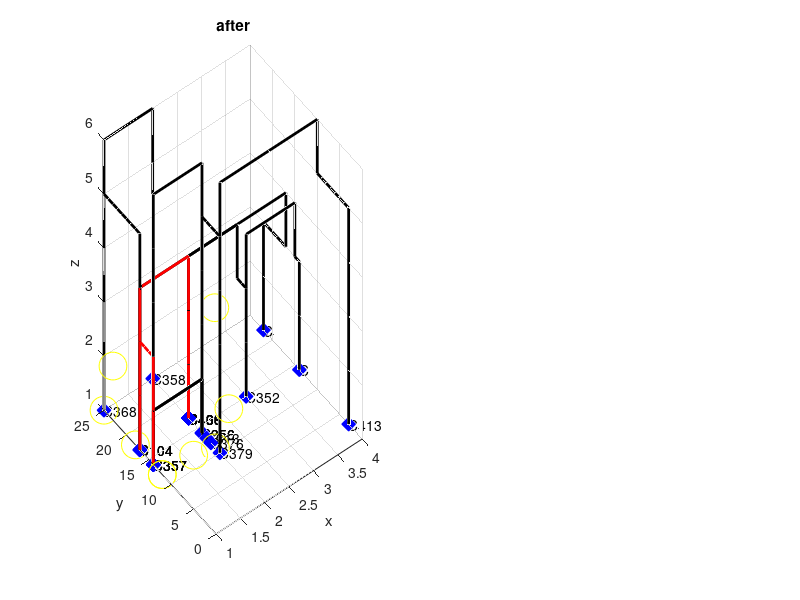

MATLAB code for this plot:
subplot(1,2,1);
z = 1:1:2;
for i = 1:2
x(1,i)=1;
end
for i = 1:2
y(1,i)=14;
end
plot3(x,y,z,'k','LineWidth',2);
x=[];
y=[];
z=[];
hold on;
x = 1:1:2;
for i = 1:2
y(1,i)=14;
end
for i = 1:2
z(1,i)=2;
end
plot3(x,y,z,'k','LineWidth',2);
x=[];
y=[];
z=[];
hold on;
z = 1:1:2;
for i = 1:2
x(1,i)=2;
end
for i = 1:2
y(1,i)=14;
end
plot3(x,y,z,'k','LineWidth',2);
x=[];
y=[];
z=[];
hold on;
y = 13:1:14;
for i = 1:2
x(1,i)=2;
end
for i = 1:2
z(1,i)=1;
end
plot3(x,y,z,'k','LineWidth',2);
x=[];
y=[];
z=[];
hold on;
plot3(2,13,1,'bd','MarkerSize',10,'MarkerFaceColor','b');
text(2,13,1,'C313');
plot3(1,14,1,'bd','MarkerSize',10,'MarkerFaceColor','b');
text(1,14,1,'C357');
plot3(2,14,1,'bd','MarkerSize',10,'MarkerFaceColor','b');
text(2,14,1,'C356');
grid on;
xlabel('x');
ylabel('y');
zlabel('z');
title('before')  ;

subplot(1,2,1);
z = 1:1:2;
for i = 1:2
x(1,i)=1;
end
for i = 1:2
y(1,i)=14;
end
plot3(x,y,z,'k','LineWidth',2);
x=[];
y=[];
z=[];
hold on;
x = 1:1:2;
for i = 1:2
y(1,i)=14;
end
for i = 1:2
z(1,i)=2;
end
plot3(x,y,z,'k','LineWidth',2);
x=[];
y=[];
z=[];
hold on;
z = 1:1:2;
for i = 1:2
x(1,i)=2;
end
for i = 1:2
y(1,i)=14;
end
plot3(x,y,z,'k','LineWidth',2);
x=[];
y=[];
z=[];
hold on;
y = 12:1:14;
for i = 1:3
x(1,i)=2;
end
for i = 1:3
z(1,i)=1;
end
plot3(x,y,z,'k','LineWidth',2);
x=[];
y=[];
z=[];
hold on;
plot3(2,12,1,'bd','MarkerSize',10,'MarkerFaceColor','b');
text(2,12,1,'C376');
plot3(1,14,1,'bd','MarkerSize',10,'MarkerFaceColor','b');
text(1,14,1,'C357');
plot3(2,14,1,'bd','MarkerSize',10,'MarkerFaceColor','b');
text(2,14,1,'C356');
plot3(1,12,1,'yo','MarkerSize',20);
grid on;
xlabel('x');
ylabel('y');
zlabel('z');
title('after')  ;

subplot(1,2,1);
z = 1:1:5;
for i = 1:5
x(1,i)=4;
end
for i = 1:5
y(1,i)=3;
end
plot3(x,y,z,'k','LineWidth',2);
x=[];
y=[];
z=[];
hold on;
z = 1:1:5;
for i = 1:5
x(1,i)=2;
end
for i = 1:5
y(1,i)=10;
end
plot3(x,y,z,'k','LineWidth',2);
x=[];
y=[];
z=[];
hold on;
z = 1:1:5;
for i = 1:5
x(1,i)=1;
end
for i = 1:5
y(1,i)=14;
end
plot3(x,y,z,'k','LineWidth',2);
x=[];
y=[];
z=[];
hold on;
z = 1:1:5;
for i = 1:5
x(1,i)=2;
end
for i = 1:5
y(1,i)=14;
end
plot3(x,y,z,'k','LineWidth',2);
x=[];
y=[];
z=[];
hold on;
z = 5:1:6;
for i = 1:2
x(1,i)=1;
end
for i = 1:2
y(1,i)=14;
end
plot3(x,y,z,'k','LineWidth',2);
x=[];
y=[];
z=[];
hold on;
x = 1:1:2;
for i = 1:2
y(1,i)=14;
end
for i = 1:2
z(1,i)=6;
end
plot3(x,y,z,'k','LineWidth',2);
x=[];
y=[];
z=[];
hold on;
z = 5:1:6;
for i = 1:2
x(1,i)=2;
end
for i = 1:2
y(1,i)=14;
end
plot3(x,y,z,'k','LineWidth',2);
x=[];
y=[];
z=[];
hold on;
y = 10:1:14;
for i = 1:5
x(1,i)=2;
end
for i = 1:5
z(1,i)=5;
end
plot3(x,y,z,'k','LineWidth',2);
x=[];
y=[];
z=[];
hold on;
z = 5:1:6;
for i = 1:2
x(1,i)=2;
end
for i = 1:2
y(1,i)=10;
end
plot3(x,y,z,'k','LineWidth',2);
x=[];
y=[];
z=[];
hold on;
x = 2:1:4;
for i = 1:3
y(1,i)=10;
end
for i = 1:3
z(1,i)=6;
end
plot3(x,y,z,'k','LineWidth',2);
x=[];
y=[];
z=[];
hold on;
z = 5:1:6;
for i = 1:2
x(1,i)=4;
end
for i = 1:2
y(1,i)=10;
end
plot3(x,y,z,'k','LineWidth',2);
x=[];
y=[];
z=[];
hold on;
y = 3:1:10;
for i = 1:8
x(1,i)=4;
end
for i = 1:8
z(1,i)=5;
end
plot3(x,y,z,'k','LineWidth',2);
x=[];
y=[];
z=[];
hold on;
plot3(4,3,1,'bd','MarkerSize',10,'MarkerFaceColor','b');
text(4,3,1,'C413');
plot3(2,10,1,'bd','MarkerSize',10,'MarkerFaceColor','b');
text(2,10,1,'C379');
plot3(1,14,1,'bd','MarkerSize',10,'MarkerFaceColor','b');
text(1,14,1,'C357');
plot3(2,14,1,'bd','MarkerSize',10,'MarkerFaceColor','b');
text(2,14,1,'C356');
plot3(1,5,2,'yo','MarkerSize',20);
plot3(1,12,1,'yo','MarkerSize',20);
plot3(2,8,2,'yo','MarkerSize',20);
plot3(2,11,1,'yo','MarkerSize',20);
grid on;
xlabel('x');
ylabel('y');
zlabel('z');
title('after')  ;

subplot(1,2,1);
hold on;
plot3(2,17,1,'bd','MarkerSize',10,'MarkerFaceColor','b');
text(2,17,1,'C439');
plot3(2,17,1,'bd','MarkerSize',10,'MarkerFaceColor','b');
text(2,17,1,'C438');
grid on;
xlabel('x');
ylabel('y');
zlabel('z');
title('after')  ;

subplot(1,2,1);
z = 1:1:3;
for i = 1:3
x(1,i)=4;
end
for i = 1:3
y(1,i)=14;
end
plot3(x,y,z,'k','LineWidth',2);
x=[];
y=[];
z=[];
hold on;
z = 1:1:3;
for i = 1:3
x(1,i)=2;
end
for i = 1:3
y(1,i)=17;
end
plot3(x,y,z,'k','LineWidth',2);
x=[];
y=[];
z=[];
hold on;
z = 1:1:3;
for i = 1:3
x(1,i)=2;
end
for i = 1:3
y(1,i)=17;
end
plot3(x,y,z,'k','LineWidth',2);
x=[];
y=[];
z=[];
hold on;
z = 1:1:3;
for i = 1:3
x(1,i)=3;
end
for i = 1:3
y(1,i)=15;
end
plot3(x,y,z,'k','LineWidth',2);
x=[];
y=[];
z=[];
hold on;
z = 1:1:3;
for i = 1:3
x(1,i)=1;
end
for i = 1:3
y(1,i)=17;
end
plot3(x,y,z,'k','LineWidth',2);
x=[];
y=[];
z=[];
hold on;
z = 3:1:4;
for i = 1:2
x(1,i)=1;
end
for i = 1:2
y(1,i)=17;
end
plot3(x,y,z,'k','LineWidth',2);
x=[];
y=[];
z=[];
hold on;
x = 1:1:2;
for i = 1:2
y(1,i)=17;
end
for i = 1:2
z(1,i)=4;
end
plot3(x,y,z,'k','LineWidth',2);
x=[];
y=[];
z=[];
hold on;
z = 3:1:4;
for i = 1:2
x(1,i)=2;
end
for i = 1:2
y(1,i)=17;
end
plot3(x,y,z,'k','LineWidth',2);
x=[];
y=[];
z=[];
hold on;
z = 3:1:4;
for i = 1:2
x(1,i)=2;
end
for i = 1:2
y(1,i)=17;
end
plot3(x,y,z,'k','LineWidth',2);
x=[];
y=[];
z=[];
hold on;
x = 2:1:3;
for i = 1:2
y(1,i)=17;
end
for i = 1:2
z(1,i)=4;
end
plot3(x,y,z,'k','LineWidth',2);
x=[];
y=[];
z=[];
hold on;
z = 3:1:4;
for i = 1:2
x(1,i)=3;
end
for i = 1:2
y(1,i)=17;
end
plot3(x,y,z,'k','LineWidth',2);
x=[];
y=[];
z=[];
hold on;
y = 15:1:17;
for i = 1:3
x(1,i)=3;
end
for i = 1:3
z(1,i)=3;
end
plot3(x,y,z,'k','LineWidth',2);
x=[];
y=[];
z=[];
hold on;
z = 3:1:4;
for i = 1:2
x(1,i)=3;
end
for i = 1:2
y(1,i)=15;
end
plot3(x,y,z,'k','LineWidth',2);
x=[];
y=[];
z=[];
hold on;
x = 3:1:4;
for i = 1:2
y(1,i)=15;
end
for i = 1:2
z(1,i)=4;
end
plot3(x,y,z,'k','LineWidth',2);
x=[];
y=[];
z=[];
hold on;
z = 3:1:4;
for i = 1:2
x(1,i)=4;
end
for i = 1:2
y(1,i)=15;
end
plot3(x,y,z,'k','LineWidth',2);
x=[];
y=[];
z=[];
hold on;
y = 14:1:15;
for i = 1:2
x(1,i)=4;
end
for i = 1:2
z(1,i)=3;
end
plot3(x,y,z,'k','LineWidth',2);
x=[];
y=[];
z=[];
hold on;
plot3(4,14,1,'bd','MarkerSize',10,'MarkerFaceColor','b');
text(4,14,1,'C180');
plot3(2,17,1,'bd','MarkerSize',10,'MarkerFaceColor','b');
text(2,17,1,'C438');
plot3(2,17,1,'bd','MarkerSize',10,'MarkerFaceColor','b');
text(2,17,1,'C406');
plot3(3,15,1,'bd','MarkerSize',10,'MarkerFaceColor','b');
text(3,15,1,'C352');
plot3(1,17,1,'bd','MarkerSize',10,'MarkerFaceColor','b');
text(1,17,1,'C104');
grid on;
xlabel('x');
ylabel('y');
zlabel('z');
title('after')  ;

subplot(1,2,1);
z = 1:1:3;
for i = 1:3
x(1,i)=2;
end
for i = 1:3
y(1,i)=17;
end
plot3(x,y,z,'k','LineWidth',2);
x=[];
y=[];
z=[];
hold on;
z = 1:1:3;
for i = 1:3
x(1,i)=4;
end
for i = 1:3
y(1,i)=22;
end
plot3(x,y,z,'k','LineWidth',2);
x=[];
y=[];
z=[];
hold on;
z = 3:1:4;
for i = 1:2
x(1,i)=2;
end
for i = 1:2
y(1,i)=17;
end
plot3(x,y,z,'k','LineWidth',2);
x=[];
y=[];
z=[];
hold on;
x = 2:1:4;
for i = 1:3
y(1,i)=17;
end
for i = 1:3
z(1,i)=4;
end
plot3(x,y,z,'k','LineWidth',2);
x=[];
y=[];
z=[];
hold on;
z = 3:1:4;
for i = 1:2
x(1,i)=4;
end
for i = 1:2
y(1,i)=17;
end
plot3(x,y,z,'k','LineWidth',2);
x=[];
y=[];
z=[];
hold on;
y = 17:1:22;
for i = 1:6
x(1,i)=4;
end
for i = 1:6
z(1,i)=3;
end
plot3(x,y,z,'k','LineWidth',2);
x=[];
y=[];
z=[];
hold on;
plot3(2,17,1,'bd','MarkerSize',10,'MarkerFaceColor','b');
text(2,17,1,'C406');
plot3(4,22,1,'bd','MarkerSize',10,'MarkerFaceColor','b');
text(4,22,1,'C425');
plot3(3,22,2,'yo','MarkerSize',20);
grid on;
xlabel('x');
ylabel('y');
zlabel('z');
title('after')  ;

subplot(1,2,1);
z = 1:1:5;
for i = 1:5
x(1,i)=1;
end
for i = 1:5
y(1,i)=17;
end
plot3(x,y,z,'k','LineWidth',2);
x=[];
y=[];
z=[];
hold on;
z = 1:1:5;
for i = 1:5
x(1,i)=1;
end
for i = 1:5
y(1,i)=25;
end
plot3(x,y,z,'k','LineWidth',2);
x=[];
y=[];
z=[];
hold on;
z = 1:1:5;
for i = 1:5
x(1,i)=2;
end
for i = 1:5
y(1,i)=25;
end
plot3(x,y,z,'k','LineWidth',2);
x=[];
y=[];
z=[];
hold on;
y = 17:1:25;
for i = 1:9
x(1,i)=1;
end
for i = 1:9
z(1,i)=5;
end
plot3(x,y,z,'k','LineWidth',2);
x=[];
y=[];
z=[];
hold on;
z = 5:1:6;
for i = 1:2
x(1,i)=1;
end
for i = 1:2
y(1,i)=25;
end
plot3(x,y,z,'k','LineWidth',2);
x=[];
y=[];
z=[];
hold on;
x = 1:1:2;
for i = 1:2
y(1,i)=25;
end
for i = 1:2
z(1,i)=6;
end
plot3(x,y,z,'k','LineWidth',2);
x=[];
y=[];
z=[];
hold on;
z = 5:1:6;
for i = 1:2
x(1,i)=2;
end
for i = 1:2
y(1,i)=25;
end
plot3(x,y,z,'k','LineWidth',2);
x=[];
y=[];
z=[];
hold on;
plot3(1,17,1,'bd','MarkerSize',10,'MarkerFaceColor','b');
text(1,17,1,'C104');
plot3(1,25,1,'bd','MarkerSize',10,'MarkerFaceColor','b');
text(1,25,1,'C368');
plot3(2,25,1,'bd','MarkerSize',10,'MarkerFaceColor','b');
text(2,25,1,'C358');
plot3(1,18,1,'yo','MarkerSize',20);
plot3(1,23,2,'yo','MarkerSize',20);
plot3(1,25,1,'yo','MarkerSize',20);
grid on;
xlabel('x');
ylabel('y');
zlabel('z');
title('after')  ;

subplot(1,2,1);
z = 1:1:3;
for i = 1:3
x(1,i)=1;
end
for i = 1:3
y(1,i)=14;
end
plot3(x,y,z,'r','LineWidth',2);
x=[];
y=[];
z=[];
hold on;
z = 1:1:3;
for i = 1:3
x(1,i)=2;
end
for i = 1:3
y(1,i)=17;
end
plot3(x,y,z,'r','LineWidth',2);
x=[];
y=[];
z=[];
hold on;
z = 1:1:3;
for i = 1:3
x(1,i)=2;
end
for i = 1:3
y(1,i)=17;
end
plot3(x,y,z,'r','LineWidth',2);
x=[];
y=[];
z=[];
hold on;
z = 1:1:3;
for i = 1:3
x(1,i)=1;
end
for i = 1:3
y(1,i)=17;
end
plot3(x,y,z,'r','LineWidth',2);
x=[];
y=[];
z=[];
hold on;
y = 14:1:17;
for i = 1:4
x(1,i)=1;
end
for i = 1:4
z(1,i)=3;
end
plot3(x,y,z,'r','LineWidth',2);
x=[];
y=[];
z=[];
hold on;
z = 3:1:4;
for i = 1:2
x(1,i)=1;
end
for i = 1:2
y(1,i)=17;
end
plot3(x,y,z,'r','LineWidth',2);
x=[];
y=[];
z=[];
hold on;
x = 1:1:2;
for i = 1:2
y(1,i)=17;
end
for i = 1:2
z(1,i)=4;
end
plot3(x,y,z,'r','LineWidth',2);
x=[];
y=[];
z=[];
hold on;
z = 3:1:4;
for i = 1:2
x(1,i)=2;
end
for i = 1:2
y(1,i)=17;
end
plot3(x,y,z,'r','LineWidth',2);
x=[];
y=[];
z=[];
hold on;
plot3(1,14,1,'bd','MarkerSize',10,'MarkerFaceColor','b');
text(1,14,1,'C357');
plot3(2,17,1,'bd','MarkerSize',10,'MarkerFaceColor','b');
text(2,17,1,'C439');
plot3(2,17,1,'bd','MarkerSize',10,'MarkerFaceColor','b');
text(2,17,1,'C406');
plot3(1,17,1,'bd','MarkerSize',10,'MarkerFaceColor','b');
text(1,17,1,'C104');
grid on;
xlabel('x');
ylabel('y');
zlabel('z');
title('after')  ;

